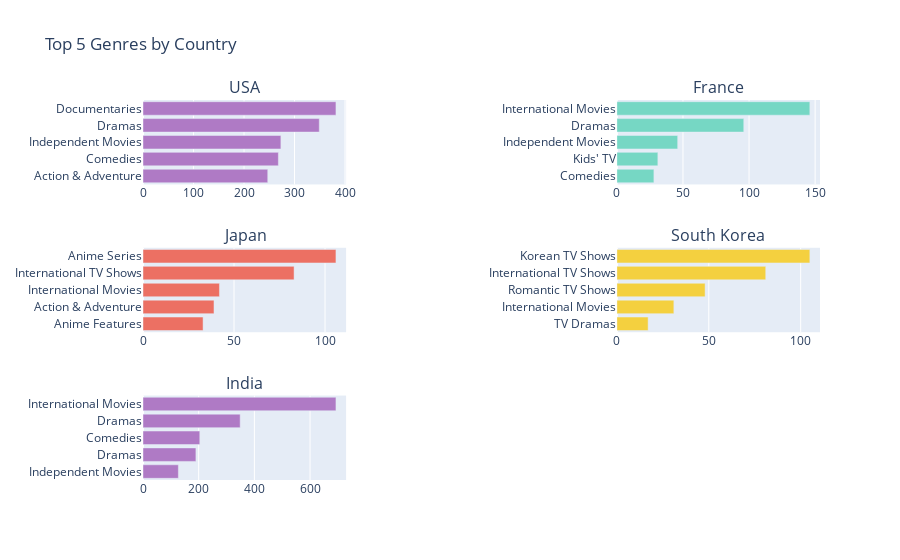

Here is the notebook cell this chart was saved with:
### Code cell
def top_genre_by_country(data, country):
    genre_counter = c.Counter(','.join(df_by_country(df,country)['listed_in']).split(',')).most_common(5)
    genre = [val[0] for val in genre_counter][::-1]
    count = [val[1] for val in genre_counter][::-1]
    return genre, count

fig = make_subplots(rows =3, cols = 2, horizontal_spacing = 0.4,
                   subplot_titles = ('USA', 'France', 'Japan','South Korea', 'India'))
country = ['United States', 'France', 'Japan', 'South Korea','India']
colors = ['#AF7AC5', '#76D7C4', '#EC7063', '#F4D03F','#AF7AC5']
position = [(1,1), (1,2), (2,1), (2,2),(3,1)]

for i in np.arange(len(country)):
    genre, count = top_genre_by_country(df, country[i])
    fig.add_trace(go.Bar(y = genre, x = count,
                        orientation ='h', name = '',
                        marker = dict(color= colors[i])), position[i][0], position[i][1])
    
    fig.update_layout(showlegend=False, title_text = 'Top 5 Genres by Country')
    
fig.show()

### Figure 1 — Plotly figure (JSON) as saved in the notebook; plotly's stock layout.template omitted (floating-point values rounded to 4 significant figures)
{"data": [{"marker": {"color": "#AF7AC5"}, "name": "", "orientation": "h", "type": "bar", "x": [247, 268, 273, 349, 382], "xaxis": "x", "y": ["Action & Adventure", "Comedies", " Independent Movies", "Dramas", "Documentaries"], "yaxis": "y"}, {"marker": {"color": "#76D7C4"}, "name": "", "orientation": "h", "type": "bar", "x": [28, 31, 46, 96, 146], "xaxis": "x2", "y": ["Comedies", "Kids' TV", " Independent Movies", "Dramas", " International Movies"], "yaxis": "y2"}, {"marker": {"color": "#EC7063"}, "name": "", "orientation": "h", "type": "bar", "x": [33, 39, 42, 83, 106], "xaxis": "x3", "y": [" Anime Features", "Action & Adventure", " International Movies", " International TV Shows", "Anime Series"], "yaxis": "y3"}, {"marker": {"color": "#F4D03F"}, "name": "", "orientation": "h", "type": "bar", "x": [17, 31, 48, 81, 105], "xaxis": "x4", "y": [" TV Dramas", " International Movies", " Romantic TV Shows", "International TV Shows", " Korean TV Shows"], "yaxis": "y4"}, {"marker": {"color": "#AF7AC5"}, "name": "", "orientation": "h", "type": "bar", "x": [127, 190, 204, 349, 693], "xaxis": "x5", "y": [" Independent Movies", " Dramas", "Comedies", "Dramas", " International Movies"], "yaxis": "y5"}], "layout": {"annotations": [{"font": {"size": 16}, "showarrow": false, "text": "USA", "x": 0.15, "xanchor": "center", "xref": "paper", "y": 1, "yanchor": "bottom", "yref": "paper"}, {"font": {"size": 16}, "showarrow": false, "text": "France", "x": 0.85, "xanchor": "center", "xref": "paper", "y": 1, "yanchor": "bottom", "yref": "paper"}, {"font": {"size": 16}, "showarrow": false, "text": "Japan", "x": 0.15, "xanchor": "center", "xref": "paper", "y": 0.6111, "yanchor": "bottom", "yref": "paper"}, {"font": {"size": 16}, "showarrow": false, "text": "South Korea", "x": 0.85, "xanchor": "center", "xref": "paper", "y": 0.6111, "yanchor": "bottom", "yref": "paper"}, {"font": {"size": 16}, "showarrow": false, "text": "India", "x": 0.15, "xanchor": "center", "xref": "paper", "y": 0.2222, "yanchor": "bottom", "yref": "paper"}], "showlegend": false, "title": {"text": "Top 5 Genres by Country"}, "xaxis": {"anchor": "y", "domain": [0, 0.3]}, "xaxis2": {"anchor": "y2", "domain": [0.7, 1]}, "xaxis3": {"anchor": "y3", "domain": [0, 0.3]}, "xaxis4": {"anchor": "y4", "domain": [0.7, 1]}, "xaxis5": {"anchor": "y5", "domain": [0, 0.3]}, "xaxis6": {"anchor": "y6", "domain": [0.7, 1]}, "yaxis": {"anchor": "x", "domain": [0.7778, 1]}, "yaxis2": {"anchor": "x2", "domain": [0.7778, 1]}, "yaxis3": {"anchor": "x3", "domain": [0.3889, 0.6111]}, "yaxis4": {"anchor": "x4", "domain": [0.3889, 0.6111]}, "yaxis5": {"anchor": "x5", "domain": [0, 0.2222]}, "yaxis6": {"anchor": "x6", "domain": [0, 0.2222]}}}
